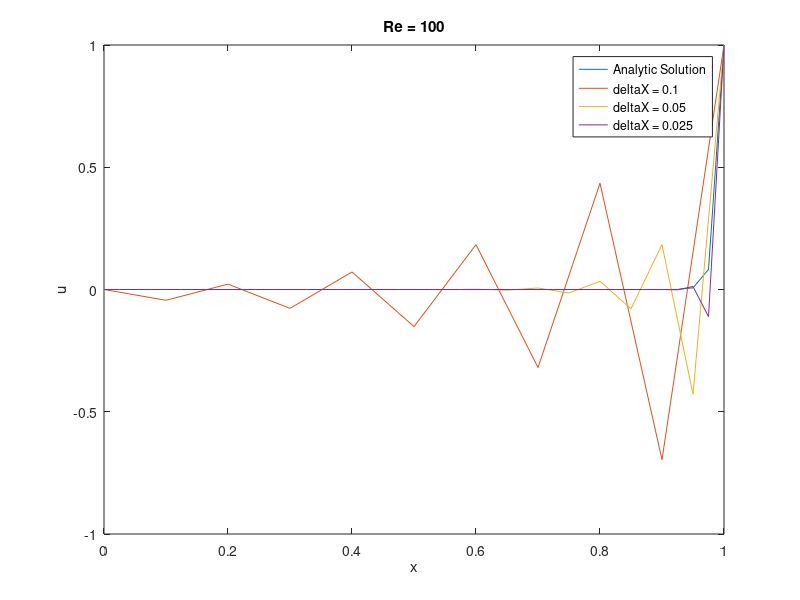

Here is the MATLAB script that generated this plot:
data1 = load("output_Re3_1.txt");
data2 = load("output_Re3_2.txt");
data3 = load("output_Re3_3.txt");
data = load("aOutput.txt");

plot(data(:,1),data(:,2),data1(:,1),data1(:,2),data2(:,1),data2(:,2),data3(:,1),data3(:,2));
ylabel('u');
xlabel('x');
title('Re = 100');
set(gca,'XTick',0:0.2:1)
legend("Analytic Solution","deltaX = 0.1","deltaX = 0.05","deltaX = 0.025");
